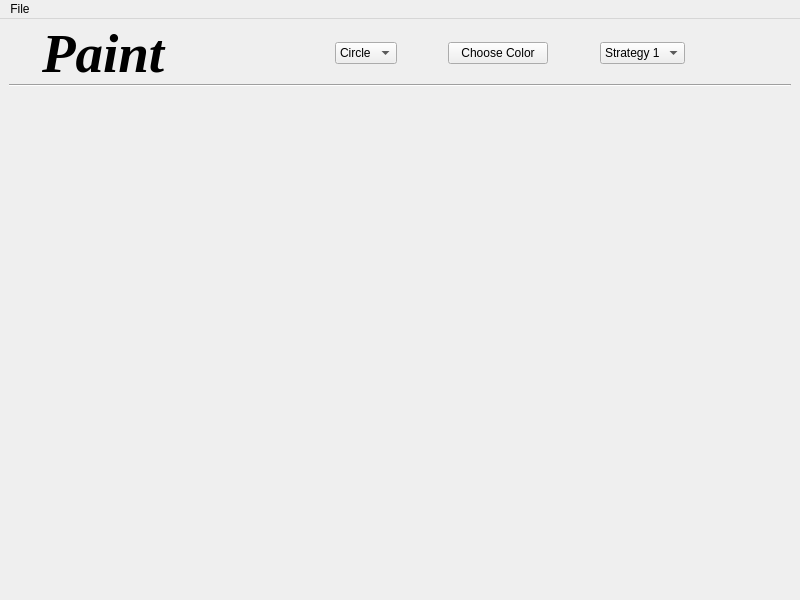
<?xml version="1.0" encoding="UTF-8"?>
<ui version="4.0">
 <class>MainWindow</class>
 <widget class="QMainWindow" name="MainWindow">
  <property name="geometry">
   <rect>
    <x>0</x>
    <y>0</y>
    <width>800</width>
    <height>600</height>
   </rect>
  </property>
  <property name="minimumSize">
   <size>
    <width>0</width>
    <height>100</height>
   </size>
  </property>
  <property name="windowTitle">
   <string>MainWindow</string>
  </property>
  <widget class="QWidget" name="centralwidget">
   <layout class="QVBoxLayout" name="verticalLayout">
    <item>
     <layout class="QHBoxLayout" name="horizontalLayout">
      <property name="sizeConstraint">
       <enum>QLayout::SizeConstraint::SetNoConstraint</enum>
      </property>
      <item alignment="Qt::AlignmentFlag::AlignHCenter|Qt::AlignmentFlag::AlignVCenter">
       <widget class="QLabel" name="label">
        <property name="minimumSize">
         <size>
          <width>0</width>
          <height>50</height>
         </size>
        </property>
        <property name="maximumSize">
         <size>
          <width>16777215</width>
          <height>50</height>
         </size>
        </property>
        <property name="font">
         <font>
          <family>Times New Roman</family>
          <pointsize>41</pointsize>
          <italic>true</italic>
          <bold>true</bold>
         </font>
        </property>
        <property name="text">
         <string>Paint</string>
        </property>
       </widget>
      </item>
      <item alignment="Qt::AlignmentFlag::AlignRight">
       <widget class="QComboBox" name="comboBox">
        <item>
         <property name="text">
          <string>Circle</string>
         </property>
        </item>
       </widget>
      </item>
      <item alignment="Qt::AlignmentFlag::AlignHCenter">
       <widget class="QPushButton" name="pushButton">
        <property name="minimumSize">
         <size>
          <width>100</width>
          <height>0</height>
         </size>
        </property>
        <property name="text">
         <string>Choose Color</string>
        </property>
       </widget>
      </item>
      <item alignment="Qt::AlignmentFlag::AlignLeft">
       <widget class="QComboBox" name="comboBox_2">
        <item>
         <property name="text">
          <string>Strategy 1</string>
         </property>
        </item>
        <item>
         <property name="text">
          <string>Strategy 2</string>
         </property>
        </item>
       </widget>
      </item>
     </layout>
    </item>
    <item>
     <widget class="Line" name="line">
      <property name="orientation">
       <enum>Qt::Orientation::Horizontal</enum>
      </property>
     </widget>
    </item>
    <item>
     <widget class="QWidget" name="canvas" native="true">
      <property name="minimumSize">
       <size>
        <width>100</width>
        <height>1000</height>
       </size>
      </property>
      <property name="maximumSize">
       <size>
        <width>16777215</width>
        <height>2000</height>
       </size>
      </property>
      <property name="baseSize">
       <size>
        <width>1000</width>
        <height>1000</height>
       </size>
      </property>
      <property name="font">
       <font>
        <family>.AppleSystemUIFont</family>
       </font>
      </property>
     </widget>
    </item>
   </layout>
  </widget>
  <widget class="QMenuBar" name="menubar">
   <property name="geometry">
    <rect>
     <x>0</x>
     <y>0</y>
     <width>800</width>
     <height>38</height>
    </rect>
   </property>
   <widget class="QMenu" name="menuFile">
    <property name="title">
     <string>File</string>
    </property>
    <addaction name="separator"/>
    <addaction name="actionImport"/>
    <addaction name="actionExport"/>
   </widget>
   <addaction name="menuFile"/>
  </widget>
  <action name="actionImport">
   <property name="text">
    <string>Import</string>
   </property>
  </action>
  <action name="actionExport">
   <property name="text">
    <string>Export</string>
   </property>
  </action>
 </widget>
 <resources/>
 <connections/>
</ui>
